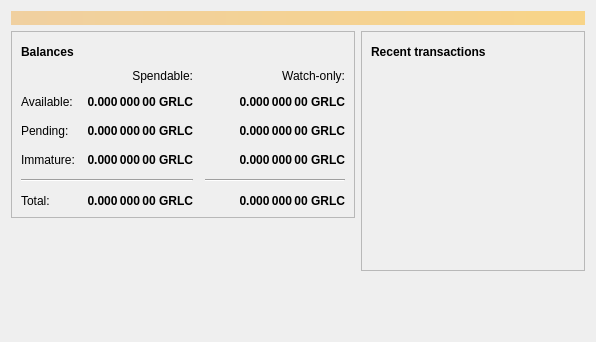
<?xml version="1.0" encoding="UTF-8"?>
<ui version="4.0">
 <class>OverviewPage</class>
 <widget class="QWidget" name="OverviewPage">
  <property name="geometry">
   <rect>
    <x>0</x>
    <y>0</y>
    <width>596</width>
    <height>342</height>
   </rect>
  </property>
  <property name="windowTitle">
   <string>Form</string>
  </property>
  <layout class="QVBoxLayout" name="topLayout">
   <item>
    <widget class="QLabel" name="labelAlerts">
     <property name="visible">
      <bool>false</bool>
     </property>
     <property name="styleSheet">
      <string notr="true">QLabel { background-color: qlineargradient(x1: 0, y1: 0, x2: 1, y2: 0, stop:0 #F0D0A0, stop:1 #F8D488); color:#000000; }</string>
     </property>
     <property name="wordWrap">
      <bool>true</bool>
     </property>
     <property name="margin">
      <number>3</number>
     </property>
     <property name="textInteractionFlags">
      <set>Qt::TextSelectableByMouse</set>
     </property>
    </widget>
   </item>
   <item>
    <layout class="QHBoxLayout" name="horizontalLayout" stretch="1,1">
     <item>
      <layout class="QVBoxLayout" name="verticalLayout_2">
       <item>
        <widget class="QFrame" name="frame">
         <property name="frameShape">
          <enum>QFrame::StyledPanel</enum>
         </property>
         <property name="frameShadow">
          <enum>QFrame::Raised</enum>
         </property>
         <layout class="QVBoxLayout" name="verticalLayout_4">
          <item>
           <layout class="QHBoxLayout" name="horizontalLayout_4">
            <item>
             <widget class="QLabel" name="label_5">
              <property name="font">
               <font>
                <weight>75</weight>
                <bold>true</bold>
               </font>
              </property>
              <property name="text">
               <string>Balances</string>
              </property>
             </widget>
            </item>
            <item>
             <widget class="QPushButton" name="labelWalletStatus">
              <property name="enabled">
               <bool>true</bool>
              </property>
              <property name="maximumSize">
               <size>
                <width>30</width>
                <height>16777215</height>
               </size>
              </property>
              <property name="toolTip">
               <string>The displayed information may be out of date. Your wallet automatically synchronizes with the Garlicoin network after a connection is established, but this process has not completed yet.</string>
              </property>
              <property name="text">
               <string/>
              </property>
              <property name="icon">
               <iconset resource="../bitcoin.qrc">
                <normaloff>:/icons/warning</normaloff>
                <disabledoff>:/icons/warning</disabledoff>:/icons/warning</iconset>
              </property>
              <property name="iconSize">
               <size>
                <width>24</width>
                <height>24</height>
               </size>
              </property>
              <property name="flat">
               <bool>true</bool>
              </property>
             </widget>
            </item>
            <item>
             <spacer name="horizontalSpacer_3">
              <property name="orientation">
               <enum>Qt::Horizontal</enum>
              </property>
              <property name="sizeHint" stdset="0">
               <size>
                <width>40</width>
                <height>20</height>
               </size>
              </property>
             </spacer>
            </item>
           </layout>
          </item>
          <item>
           <layout class="QGridLayout" name="gridLayout">
            <property name="spacing">
             <number>12</number>
            </property>
            <item row="2" column="2">
             <widget class="QLabel" name="labelWatchPending">
              <property name="font">
               <font>
                <weight>75</weight>
                <bold>true</bold>
               </font>
              </property>
              <property name="cursor">
               <cursorShape>IBeamCursor</cursorShape>
              </property>
              <property name="toolTip">
               <string>Unconfirmed transactions to watch-only addresses</string>
              </property>
              <property name="text">
               <string notr="true">0.000 000 00 GRLC</string>
              </property>
              <property name="alignment">
               <set>Qt::AlignRight|Qt::AlignTrailing|Qt::AlignVCenter</set>
              </property>
              <property name="textInteractionFlags">
               <set>Qt::LinksAccessibleByMouse|Qt::TextSelectableByKeyboard|Qt::TextSelectableByMouse</set>
              </property>
             </widget>
            </item>
            <item row="2" column="1">
             <widget class="QLabel" name="labelUnconfirmed">
              <property name="font">
               <font>
                <weight>75</weight>
                <bold>true</bold>
               </font>
              </property>
              <property name="cursor">
               <cursorShape>IBeamCursor</cursorShape>
              </property>
              <property name="toolTip">
               <string>Total of transactions that have yet to be confirmed, and do not yet count toward the spendable balance</string>
              </property>
              <property name="text">
               <string notr="true">0.000 000 00 GRLC</string>
              </property>
              <property name="alignment">
               <set>Qt::AlignRight|Qt::AlignTrailing|Qt::AlignVCenter</set>
              </property>
              <property name="textInteractionFlags">
               <set>Qt::LinksAccessibleByMouse|Qt::TextSelectableByKeyboard|Qt::TextSelectableByMouse</set>
              </property>
             </widget>
            </item>
            <item row="3" column="2">
             <widget class="QLabel" name="labelWatchImmature">
              <property name="font">
               <font>
                <weight>75</weight>
                <bold>true</bold>
               </font>
              </property>
              <property name="cursor">
               <cursorShape>IBeamCursor</cursorShape>
              </property>
              <property name="toolTip">
               <string>Mined balance in watch-only addresses that has not yet matured</string>
              </property>
              <property name="text">
               <string notr="true">0.000 000 00 GRLC</string>
              </property>
              <property name="alignment">
               <set>Qt::AlignRight|Qt::AlignTrailing|Qt::AlignVCenter</set>
              </property>
              <property name="textInteractionFlags">
               <set>Qt::LinksAccessibleByMouse|Qt::TextSelectableByKeyboard|Qt::TextSelectableByMouse</set>
              </property>
             </widget>
            </item>
            <item row="4" column="0" colspan="2">
             <widget class="Line" name="line">
              <property name="orientation">
               <enum>Qt::Horizontal</enum>
              </property>
             </widget>
            </item>
            <item row="4" column="2">
             <widget class="Line" name="lineWatchBalance">
              <property name="sizePolicy">
               <sizepolicy hsizetype="Preferred" vsizetype="Fixed">
                <horstretch>0</horstretch>
                <verstretch>0</verstretch>
               </sizepolicy>
              </property>
              <property name="minimumSize">
               <size>
                <width>140</width>
                <height>0</height>
               </size>
              </property>
              <property name="orientation">
               <enum>Qt::Horizontal</enum>
              </property>
             </widget>
            </item>
            <item row="5" column="0">
             <widget class="QLabel" name="labelTotalText">
              <property name="text">
               <string>Total:</string>
              </property>
             </widget>
            </item>
            <item row="3" column="1">
             <widget class="QLabel" name="labelImmature">
              <property name="font">
               <font>
                <weight>75</weight>
                <bold>true</bold>
               </font>
              </property>
              <property name="cursor">
               <cursorShape>IBeamCursor</cursorShape>
              </property>
              <property name="toolTip">
               <string>Mined balance that has not yet matured</string>
              </property>
              <property name="text">
               <string notr="true">0.000 000 00 GRLC</string>
              </property>
              <property name="alignment">
               <set>Qt::AlignRight|Qt::AlignTrailing|Qt::AlignVCenter</set>
              </property>
              <property name="textInteractionFlags">
               <set>Qt::LinksAccessibleByMouse|Qt::TextSelectableByKeyboard|Qt::TextSelectableByMouse</set>
              </property>
             </widget>
            </item>
            <item row="2" column="3">
             <spacer name="horizontalSpacer_2">
              <property name="orientation">
               <enum>Qt::Horizontal</enum>
              </property>
              <property name="sizeHint" stdset="0">
               <size>
                <width>40</width>
                <height>20</height>
               </size>
              </property>
             </spacer>
            </item>
            <item row="3" column="0">
             <widget class="QLabel" name="labelImmatureText">
              <property name="text">
               <string>Immature:</string>
              </property>
             </widget>
            </item>
            <item row="5" column="1">
             <widget class="QLabel" name="labelTotal">
              <property name="font">
               <font>
                <weight>75</weight>
                <bold>true</bold>
               </font>
              </property>
              <property name="cursor">
               <cursorShape>IBeamCursor</cursorShape>
              </property>
              <property name="toolTip">
               <string>Your current total balance</string>
              </property>
              <property name="text">
               <string notr="true">0.000 000 00 GRLC</string>
              </property>
              <property name="alignment">
               <set>Qt::AlignRight|Qt::AlignTrailing|Qt::AlignVCenter</set>
              </property>
              <property name="textInteractionFlags">
               <set>Qt::LinksAccessibleByMouse|Qt::TextSelectableByKeyboard|Qt::TextSelectableByMouse</set>
              </property>
             </widget>
            </item>
            <item row="5" column="2">
             <widget class="QLabel" name="labelWatchTotal">
              <property name="font">
               <font>
                <weight>75</weight>
                <bold>true</bold>
               </font>
              </property>
              <property name="cursor">
               <cursorShape>IBeamCursor</cursorShape>
              </property>
              <property name="toolTip">
               <string>Current total balance in watch-only addresses</string>
              </property>
              <property name="text">
               <string notr="true">0.000 000 00 GRLC</string>
              </property>
              <property name="alignment">
               <set>Qt::AlignRight|Qt::AlignTrailing|Qt::AlignVCenter</set>
              </property>
              <property name="textInteractionFlags">
               <set>Qt::LinksAccessibleByMouse|Qt::TextSelectableByKeyboard|Qt::TextSelectableByMouse</set>
              </property>
             </widget>
            </item>
            <item row="0" column="2">
             <widget class="QLabel" name="labelWatchonly">
              <property name="text">
               <string>Watch-only:</string>
              </property>
              <property name="alignment">
               <set>Qt::AlignRight|Qt::AlignTrailing|Qt::AlignVCenter</set>
              </property>
             </widget>
            </item>
            <item row="1" column="0">
             <widget class="QLabel" name="labelBalanceText">
              <property name="text">
               <string>Available:</string>
              </property>
             </widget>
            </item>
            <item row="1" column="1">
             <widget class="QLabel" name="labelBalance">
              <property name="font">
               <font>
                <weight>75</weight>
                <bold>true</bold>
               </font>
              </property>
              <property name="cursor">
               <cursorShape>IBeamCursor</cursorShape>
              </property>
              <property name="toolTip">
               <string>Your current spendable balance</string>
              </property>
              <property name="text">
               <string notr="true">0.000 000 00 GRLC</string>
              </property>
              <property name="alignment">
               <set>Qt::AlignRight|Qt::AlignTrailing|Qt::AlignVCenter</set>
              </property>
              <property name="textInteractionFlags">
               <set>Qt::LinksAccessibleByMouse|Qt::TextSelectableByKeyboard|Qt::TextSelectableByMouse</set>
              </property>
             </widget>
            </item>
            <item row="1" column="2">
             <widget class="QLabel" name="labelWatchAvailable">
              <property name="font">
               <font>
                <weight>75</weight>
                <bold>true</bold>
               </font>
              </property>
              <property name="cursor">
               <cursorShape>IBeamCursor</cursorShape>
              </property>
              <property name="toolTip">
               <string>Your current balance in watch-only addresses</string>
              </property>
              <property name="text">
               <string notr="true">0.000 000 00 GRLC</string>
              </property>
              <property name="alignment">
               <set>Qt::AlignRight|Qt::AlignTrailing|Qt::AlignVCenter</set>
              </property>
              <property name="textInteractionFlags">
               <set>Qt::LinksAccessibleByMouse|Qt::TextSelectableByKeyboard|Qt::TextSelectableByMouse</set>
              </property>
             </widget>
            </item>
            <item row="2" column="0">
             <widget class="QLabel" name="labelPendingText">
              <property name="text">
               <string>Pending:</string>
              </property>
             </widget>
            </item>
            <item row="0" column="1">
             <widget class="QLabel" name="labelSpendable">
              <property name="text">
               <string>Spendable:</string>
              </property>
              <property name="alignment">
               <set>Qt::AlignRight|Qt::AlignTrailing|Qt::AlignVCenter</set>
              </property>
             </widget>
            </item>
           </layout>
          </item>
         </layout>
        </widget>
       </item>
       <item>
        <spacer name="verticalSpacer">
         <property name="orientation">
          <enum>Qt::Vertical</enum>
         </property>
         <property name="sizeHint" stdset="0">
          <size>
           <width>20</width>
           <height>40</height>
          </size>
         </property>
        </spacer>
       </item>
      </layout>
     </item>
     <item>
      <layout class="QVBoxLayout" name="verticalLayout_3">
       <item>
        <widget class="QFrame" name="frame_2">
         <property name="frameShape">
          <enum>QFrame::StyledPanel</enum>
         </property>
         <property name="frameShadow">
          <enum>QFrame::Raised</enum>
         </property>
         <layout class="QVBoxLayout" name="verticalLayout">
          <item>
           <layout class="QHBoxLayout" name="horizontalLayout_2">
            <item>
             <widget class="QLabel" name="label_4">
              <property name="font">
               <font>
                <weight>75</weight>
                <bold>true</bold>
               </font>
              </property>
              <property name="text">
               <string>Recent transactions</string>
              </property>
             </widget>
            </item>
            <item>
             <widget class="QPushButton" name="labelTransactionsStatus">
              <property name="enabled">
               <bool>true</bool>
              </property>
              <property name="maximumSize">
               <size>
                <width>30</width>
                <height>16777215</height>
               </size>
              </property>
              <property name="toolTip">
               <string>The displayed information may be out of date. Your wallet automatically synchronizes with the Garlicoin network after a connection is established, but this process has not completed yet.</string>
              </property>
              <property name="text">
               <string/>
              </property>
              <property name="icon">
               <iconset resource="../bitcoin.qrc">
                <normaloff>:/icons/warning</normaloff>
                <disabledoff>:/icons/warning</disabledoff>:/icons/warning</iconset>
              </property>
              <property name="iconSize">
               <size>
                <width>24</width>
                <height>24</height>
               </size>
              </property>
              <property name="flat">
               <bool>true</bool>
              </property>
             </widget>
            </item>
            <item>
             <spacer name="horizontalSpacer">
              <property name="orientation">
               <enum>Qt::Horizontal</enum>
              </property>
              <property name="sizeHint" stdset="0">
               <size>
                <width>40</width>
                <height>20</height>
               </size>
              </property>
             </spacer>
            </item>
           </layout>
          </item>
          <item>
           <widget class="QListView" name="listTransactions">
            <property name="styleSheet">
             <string notr="true">QListView { background: transparent; }</string>
            </property>
            <property name="frameShape">
             <enum>QFrame::NoFrame</enum>
            </property>
            <property name="verticalScrollBarPolicy">
             <enum>Qt::ScrollBarAlwaysOff</enum>
            </property>
            <property name="horizontalScrollBarPolicy">
             <enum>Qt::ScrollBarAlwaysOff</enum>
            </property>
            <property name="selectionMode">
             <enum>QAbstractItemView::NoSelection</enum>
            </property>
           </widget>
          </item>
         </layout>
        </widget>
       </item>
       <item>
        <spacer name="verticalSpacer_2">
         <property name="orientation">
          <enum>Qt::Vertical</enum>
         </property>
         <property name="sizeHint" stdset="0">
          <size>
           <width>20</width>
           <height>40</height>
          </size>
         </property>
        </spacer>
       </item>
      </layout>
     </item>
    </layout>
   </item>
  </layout>
 </widget>
 <resources/>
 <connections/>
</ui>
